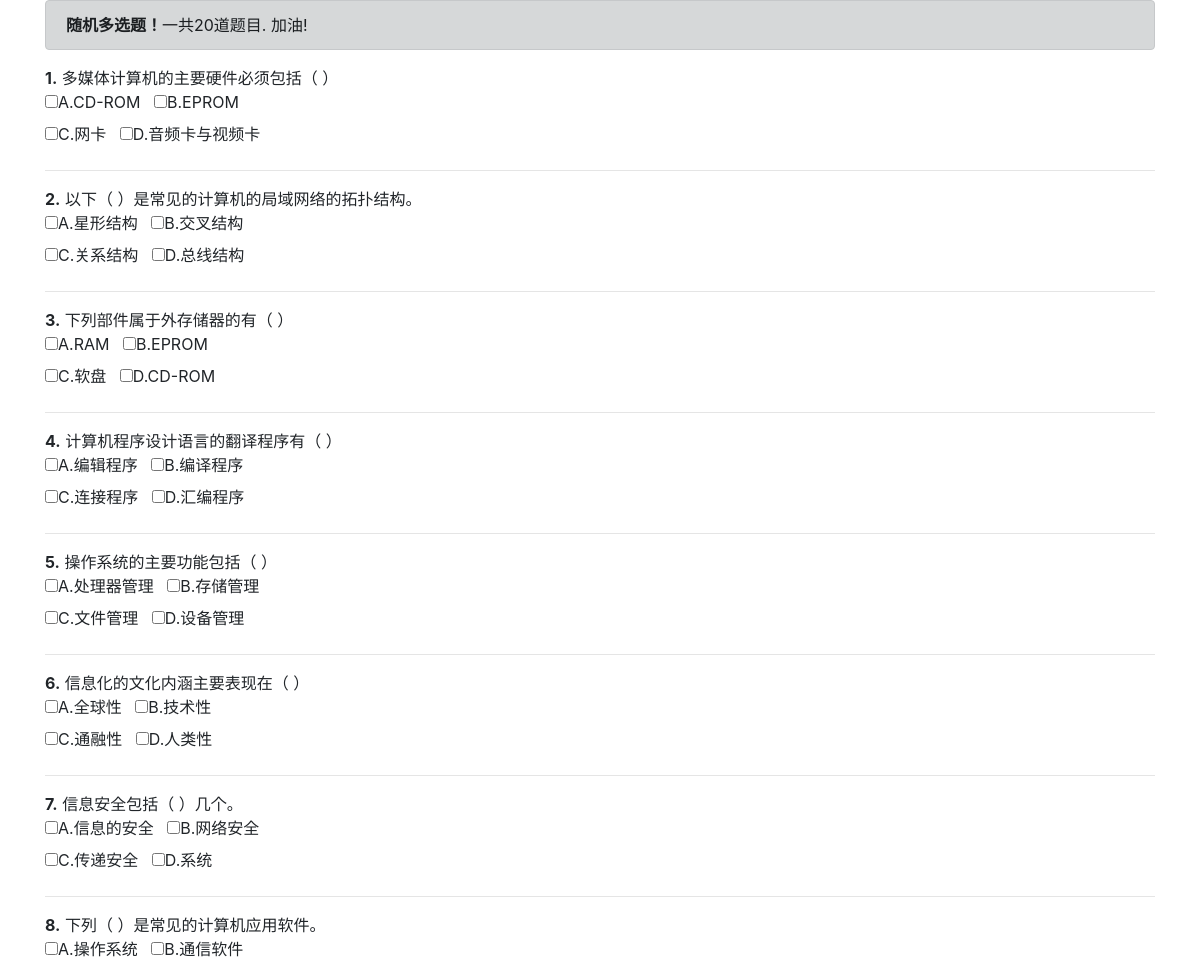
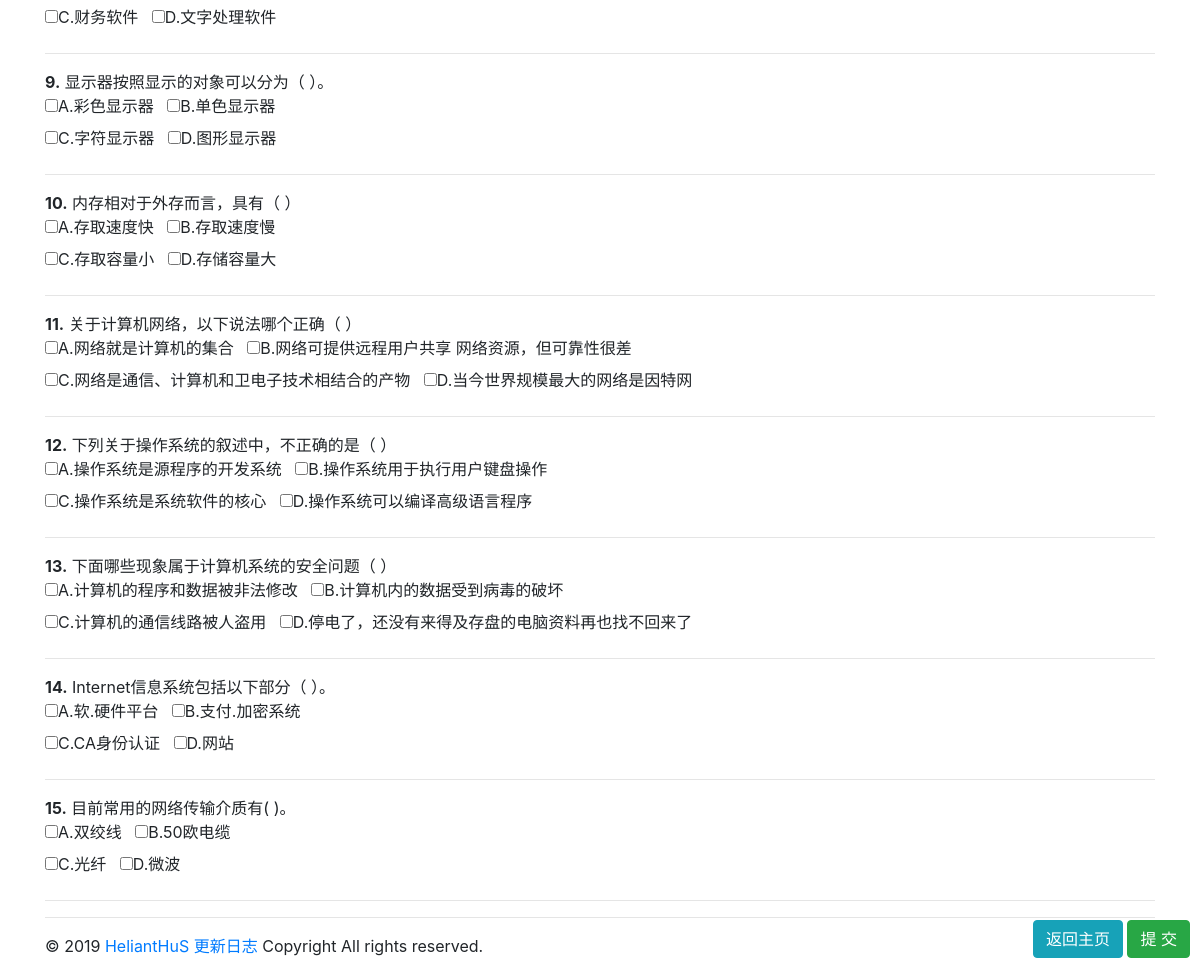
The page /random_selects/ on the database its author committed (2 pictures, top to bottom).
### kaoshi/models.py (models this page shows)
class Selects(models.Model):
    id = models.IntegerField(primary_key=True, verbose_name="题号")
    topic = models.TextField(verbose_name="题目")
    a = models.CharField(max_length=255, name="a", verbose_name="A选项")
    b = models.CharField(max_length=255, name="b", verbose_name="B选项")
    c = models.CharField(max_length=255, name="c", verbose_name="C选项")
    d = models.CharField(max_length=255, name="d", verbose_name="D选项")
    key = models.CharField(max_length=4, verbose_name="答案")

### kaoshi/views.py (the view)
# urls.py: path('random_selects/', views.random_selects, name="random_selects"),
def random_selects(request):
    if request.method == "GET":
        last = int(time.time())
        request.session["last_time"] = last
        count = Selects.objects.all().count()
        rand_ids = random.sample(range(1, count), 15)
        db = Selects.objects.filter(id__in=rand_ids)
        return render(request, "random_selects.html", {"data": db})

### templates/random_selects.html (shortened to what this page needs)
{% extends 'base.html' %}
{% block body %}
    <div class="container">
        <div class="alert alert-dark"><strong>随机多选题！</strong>一共20道题目. 加油! </div>
        <form action="{% url 'selects' %}" method="post">
            {% for i in data %}
                <strong>{{ forloop.counter }}.</strong> {{ i.topic }} <br>
                <label for=""><input type="checkbox" name="select" value="{{ i.id }}|A|{{ forloop.counter }}">{{ i.a }}</label> &nbsp;
                <label for=""><input type="checkbox" name="select" value="{{ i.id }}|B|{{ forloop.counter }}">{{ i.b }}</label> <br>
                <label for=""><input type="checkbox" name="select" value="{{ i.id }}|C|{{ forloop.counter }}">{{ i.c }}</label> &nbsp;
                <label for=""><input type="checkbox" name="select" value="{{ i.id }}|D|{{ forloop.counter }}">{{ i.d }}</label> &nbsp;
                <hr>
            {% endfor %}
            <div style="position: fixed; margin-right: 10px; bottom: 0; right: 0; float: right;">
                <a href="{% url 'index' %}" class="btn btn-info">返回主页</a>
                <input type="submit" value="提  交" class="btn btn-success">
            </div>
        </form>
    </div>
{% endblock %}

### rows shown on the page
Selects: topic "多媒体计算机的主要硬件必须包括（ ）", a "A.CD-ROM", b "B.EPROM", c "C.网卡", d "D.音频卡与视频卡"
Selects: topic "以下（ ）是常见的计算机的局域网络的拓扑结构。", a "A.星形结构", b "B.交叉结构", c "C.关系结构", d "D.总线结构"
Selects: topic "下列部件属于外存储器的有（ ）", a "A.RAM", b "B.EPROM", c "C.软盘", d "D.CD-ROM"
Selects: topic "计算机程序设计语言的翻译程序有（ ）", a "A.编辑程序", b "B.编译程序", c "C.连接程序", d "D.汇编程序"
Selects: topic "操作系统的主要功能包括（ ）", a "A.处理器管理", b "B.存储管理", c "C.文件管理", d "D.设备管理"
Selects: topic "信息化的文化内涵主要表现在（ ）", a "A.全球性", b "B.技术性", c "C.通融性", d "D.人类性"
Selects: topic "信息安全包括（ ）几个。", a "A.信息的安全", b "B.网络安全", c "C.传递安全", d "D.系统"
Selects: topic "下列（ ）是常见的计算机应用软件。", a "A.操作系统", b "B.通信软件", c "C.财务软件", d "D.文字处理软件"
Selects: topic "显示器按照显示的对象可以分为（ ）。", a "A.彩色显示器", b "B.单色显示器", c "C.字符显示器", d "D.图形显示器"
Selects: topic "内存相对于外存而言，具有（ ）", a "A.存取速度快", b "B.存取速度慢", c "C.存取容量小", d "D.存储容量大"
Selects: topic "关于计算机网络，以下说法哪个正确（ ）", a "A.网络就是计算机的集合", b "B.网络可提供远程用户共享 网络资源，但可靠性很差", c "C.网络是通信、计算机和卫电子技术相结合的产物", d "D.当今世界规模最大的网络是因特网"
Selects: topic "下列关于操作系统的叙述中，不正确的是（ ）", a "A.操作系统是源程序的开发系统", b "B.操作系统用于执行用户键盘操作", c "C.操作系统是系统软件的核心", d "D.操作系统可以编译高级语言程序"
Selects: topic "下面哪些现象属于计算机系统的安全问题（ ）", a "A.计算机的程序和数据被非法修改", b "B.计算机内的数据受到病毒的破坏", c "C.计算机的通信线路被人盗用", d "D.停电了，还没有来得及存盘的电脑资料再也找不回来了"
Selects: topic "Internet信息系统包括以下部分（ ）。", a "A.软.硬件平台", b "B.支付.加密系统", c "C.CA身份认证", d "D.网站"
Selects: topic "目前常用的网络传输介质有( )。", a "A.双绞线", b "B.50欧电缆", c "C.光纤", d "D.微波"
